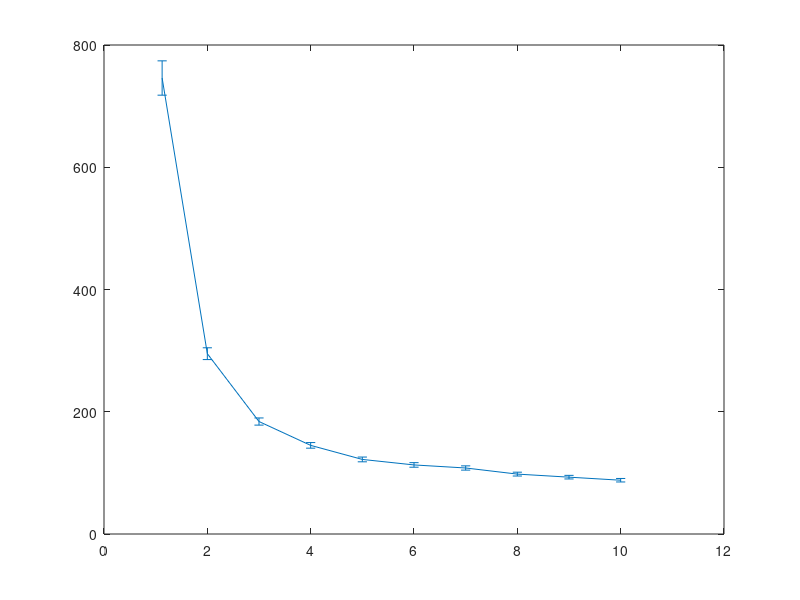

MATLAB code to generate this figure: (Note: this script raises an error after producing the figure.)
clear all;
close all;
clc;

vin=[1.125 2 3 4 5 6 7 8 9 10];
sigma=[746 295 184 145 122 113 108 98 93 88];
err=[1/sqrt(706)*sigma(1) 1/sqrt(936)*sigma(2) 1/sqrt(988)*sigma(3) ...
    1/sqrt(1000)*sigma(4) 1/sqrt(982)*sigma(5) 1/sqrt(921)*sigma(6) ...
    1/sqrt(965)*sigma(7) 1/sqrt(978)*sigma(8) 1/sqrt(1000)*sigma(9) 1/sqrt(948)*sigma(10)];

fitfun=@(A,x)sqrt(A(1)*x.^(-2)+A(2));
xf0=[0.9,140];
A=lsqcurvefit(fitfun,xf0,vin(2:end),sigma(2:end));

%plot(vin,sigma,'r*');
E1=errorbar(vin,sigma,err);
set(E1,'LineStyle', 'none ','Color', 'r','LineWidth', 3, 'Marker', '*', 'MarkerSize', 8, ...
         'MarkerEdgeColor', [.2 .2 .2], 'MarkerFaceColor' , [0,1,1]);
xlabel('input(mV)');
ylabel('jitter rms(ps)');
grid on
hold on

times = linspace(vin(1),vin(end));
plot(times,fitfun(A,times),'b--','LineWidth', 2)
hold on

simin=[1.125 2 6 8];
simsig=[407 189 60.4 44.7];
simerr=[1/sqrt(40)*simsig(1) 1/sqrt(40)*simsig(2) 1/sqrt(40)*simsig(3) 1/sqrt(40)*simsig(4)];
E2=errorbar(simin,simsig,simerr);
set(E2,'LineStyle', 'none ','Color', 'g','LineWidth', 3, 'Marker', '.', 'MarkerSize', 8, ...
         'MarkerEdgeColor', [.2 .2 .2], 'MarkerFaceColor' , [0,1,1]);
legend('measurement data','measured data fitting','simulation data');
title('Board 4 T12 timing performance');
